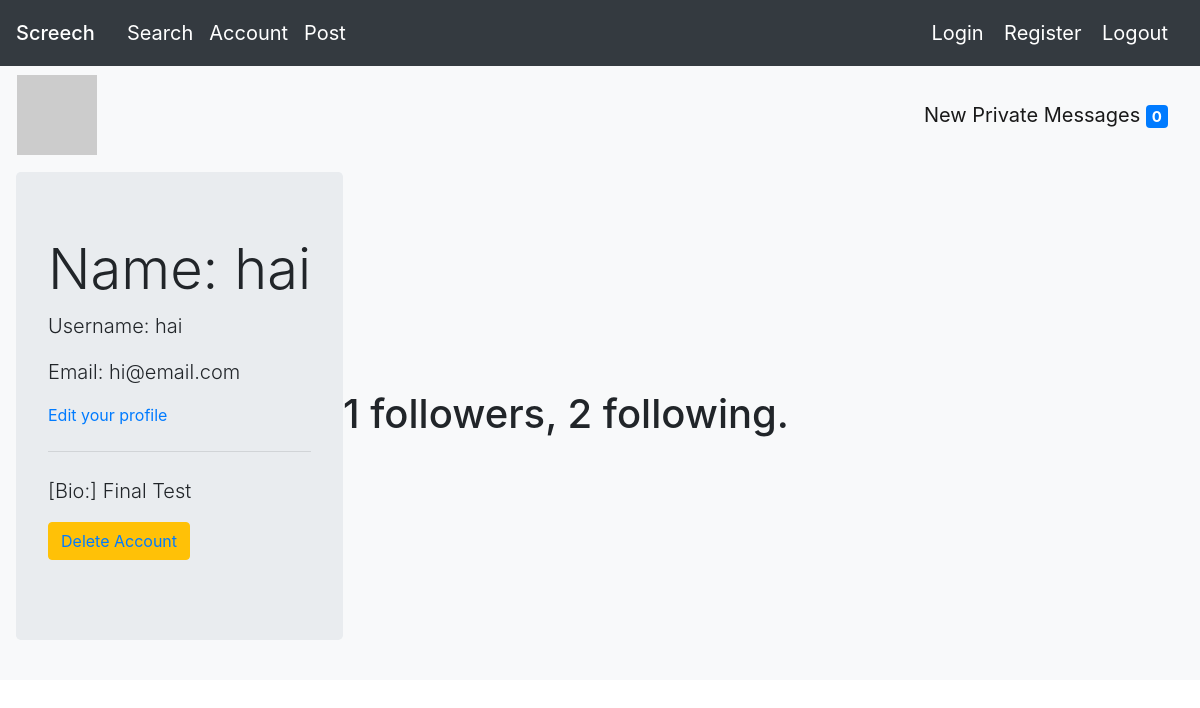
Page /account (signed in) on the committed database.
### app/models.py (models this page shows, shortened)
class User(db.Model, UserMixin):
    id = db.Column(db.Integer, primary_key = True)
    username = db.Column(db.String(15))
    name = db.Column(db.String(15))
    password = db.Column(db.String(200))
    email = db.Column(db.String(32), unique = True)
    last_message_read_time = db.Column(db.DateTime)
    num_new_private_messages = db.Column(db.Integer)
    changebio = db.Column(db.String(140))
    followed = db.relationship(
        'User', secondary=followers,
        primaryjoin=(followers.c.follower_id == id),
        secondaryjoin=(followers.c.followed_id == id),
        backref=db.backref('followers', lazy='dynamic'), lazy='dynamic')
    messages_sent = db.relationship('Message',
                                    foreign_keys='Message.sender_id',
                                    backref='author', lazy='dynamic')
    messages_received = db.relationship('Message',
                                        foreign_keys='Message.recipient_id',
                                        backref='recipient', lazy='dynamic')
    def avatar(self, size):
        digest = md5(self.email.lower().encode('utf-8')).hexdigest()
        return 'https://www.gravatar.com/avatar/{}?d=identicon&s={}'.format(
            digest, size)

### app/routes.py (the view)
@myapp_obj.route('/account')
def account():
    if current_user.is_authenticated is False:
        flash('Account cannot be accessed because User is not logged in')
        return redirect('/')
    user = current_user
    form = EmptyForm()
    return render_template("profile.html", user=user, form=form)

### app/models.py (called while the page is built)
@login.user_loader
def load_user(id):
    return User.query.get(int(id))

### app/templates/profile.html (shortened to what this page needs)
{% extends "base.html" %}
{% block mycontent %}
<nav class="navbar navbar-expand-lg navbar-light bg-light">
<table>
  <tr valign="top">
      <td><img src="{{ user.avatar(128) }}"></td>
  </tr>
</table>
<a class="navbar-brand" href="{{ url_for('messages') }}">
  {{ ('New Private Messages') }}
  <span class="badge badge-primary">
    {{ user.num_new_private_messages }}
  </span>
</a>
</nav>
<nav class="navbar navbar-expand-lg navbar-light bg-light">
    <div class="jumbotron">
        <h1 class="display-4">Name: {{ user.name }}</h1>
        <p class="lead">Username: {{ user.username }}</p>
        <p class="lead">Email: {{ user.email }}</p>
        {% if user == current_user %}
          <p><a href="{{ url_for('editProfile') }}">Edit your profile</a></p>
        {% endif %}
        <hr class="my-4">
        <p class="lead">[Bio:] {{ user.changebio }}</p>
        <p class="lead">
          <a href="/delete"><button type="button" class="btn btn-warning">
            Delete Account
          </a></button>
        </p>
    </div>
    <div>
      <h1>
        <p>{{ user.followers.count() }} followers, {{ user.followed.count() }} following.</p>
      </h1>
    </div>
</nav>
{% endblock %}

### rows in the picture
User: num_new_private_messages "0", name "hai", username "hai", email "hi@email.com", changebio "Final Test"

### other values in the picture
{{ ('New Private Messages') }} "New Private Messages"
{{ user.followers.count() }} "1"
{{ user.followed.count() }} "2"
